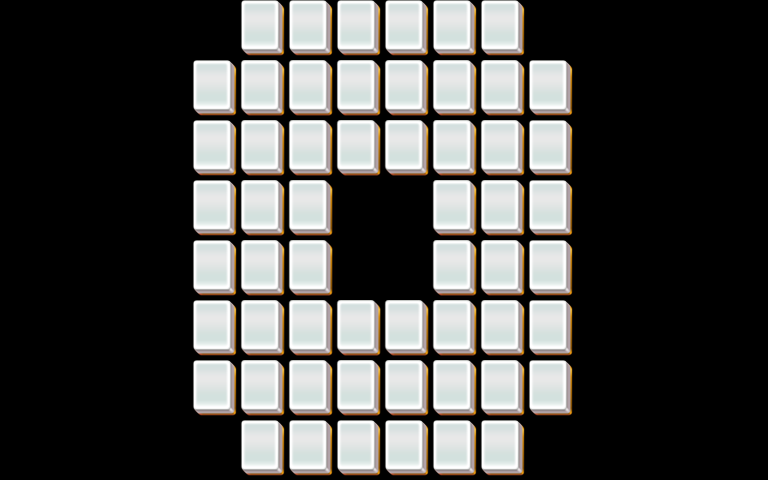

Below is a game level as drawn by its tile map, then a one-line description and the .tmx that defines it (tile-layer data replaced by summaries):
An orthogonal 32x16 tile map with 24x30 px tiles, 5 tile layers (layer1, layer2, layer3, layer4, ...).

<map version="1.0" orientation="orthogonal" width="32" height="16" tilewidth="24" tileheight="30">
 <properties>
  <property name="species" value="20" />
 </properties>
 <tileset firstgid="1" name="mahjong" tilewidth="48" tileheight="60">
  <image source="mahjong.png" />
 </tileset>
 <layer name="layer1" width="32" height="16">
  <data>[512 cells, 56 non-empty, 1 distinct tile ids]</data>
 </layer>
 <layer name="layer2" width="32" height="16">
  <data>[512 cells, 32 non-empty, 1 distinct tile ids]</data>
 </layer>
 <layer name="layer3" width="32" height="16">
  <data>[512 cells, 32 non-empty, 1 distinct tile ids]</data>
 </layer>
 <layer name="layer4" width="32" height="16">
  <data>[512 cells, 12 non-empty, 1 distinct tile ids]</data>
 </layer>
 <layer name="layer5" width="32" height="16">
  <data>[512 cells, 12 non-empty, 1 distinct tile ids]</data>
 </layer>
</map>
